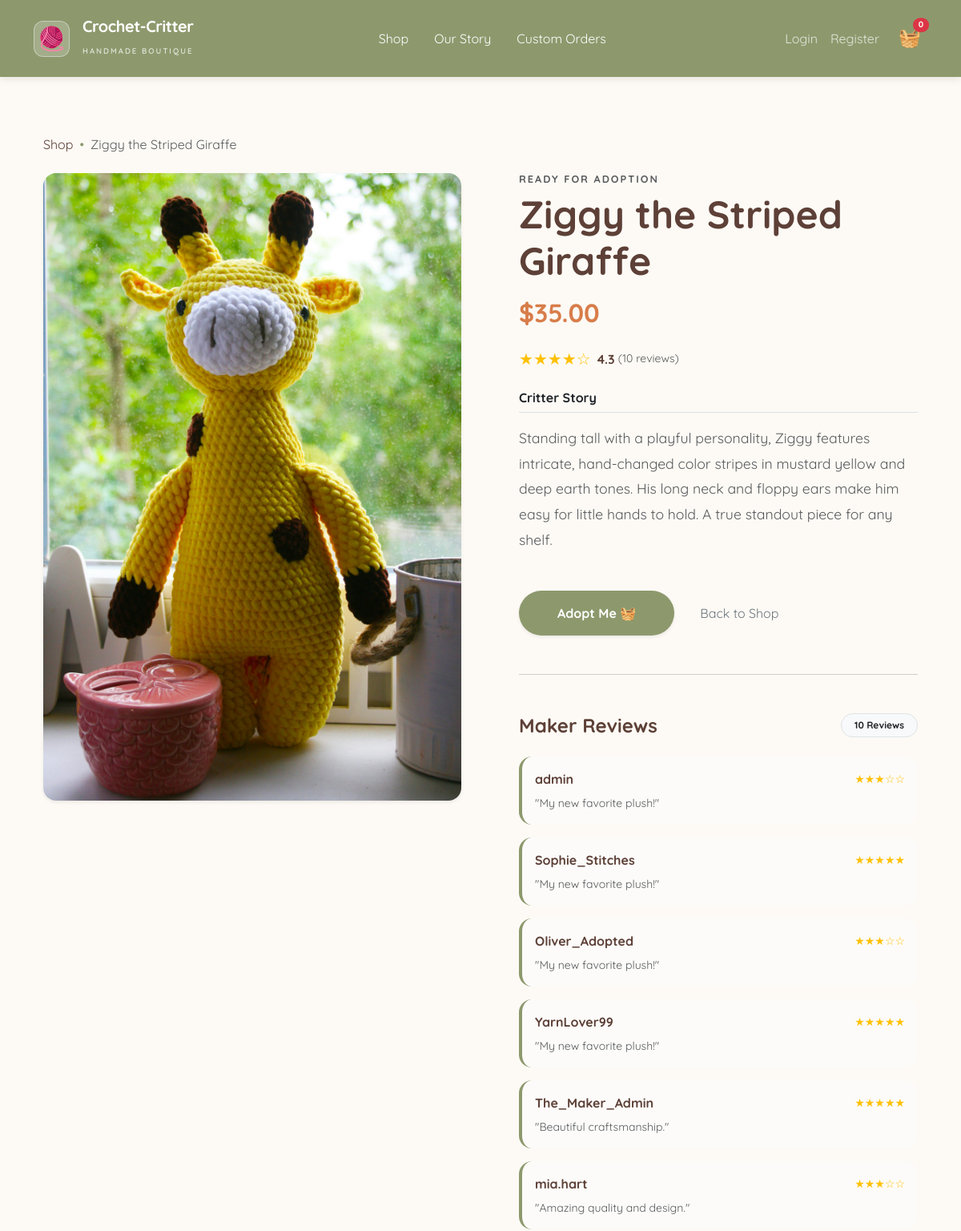
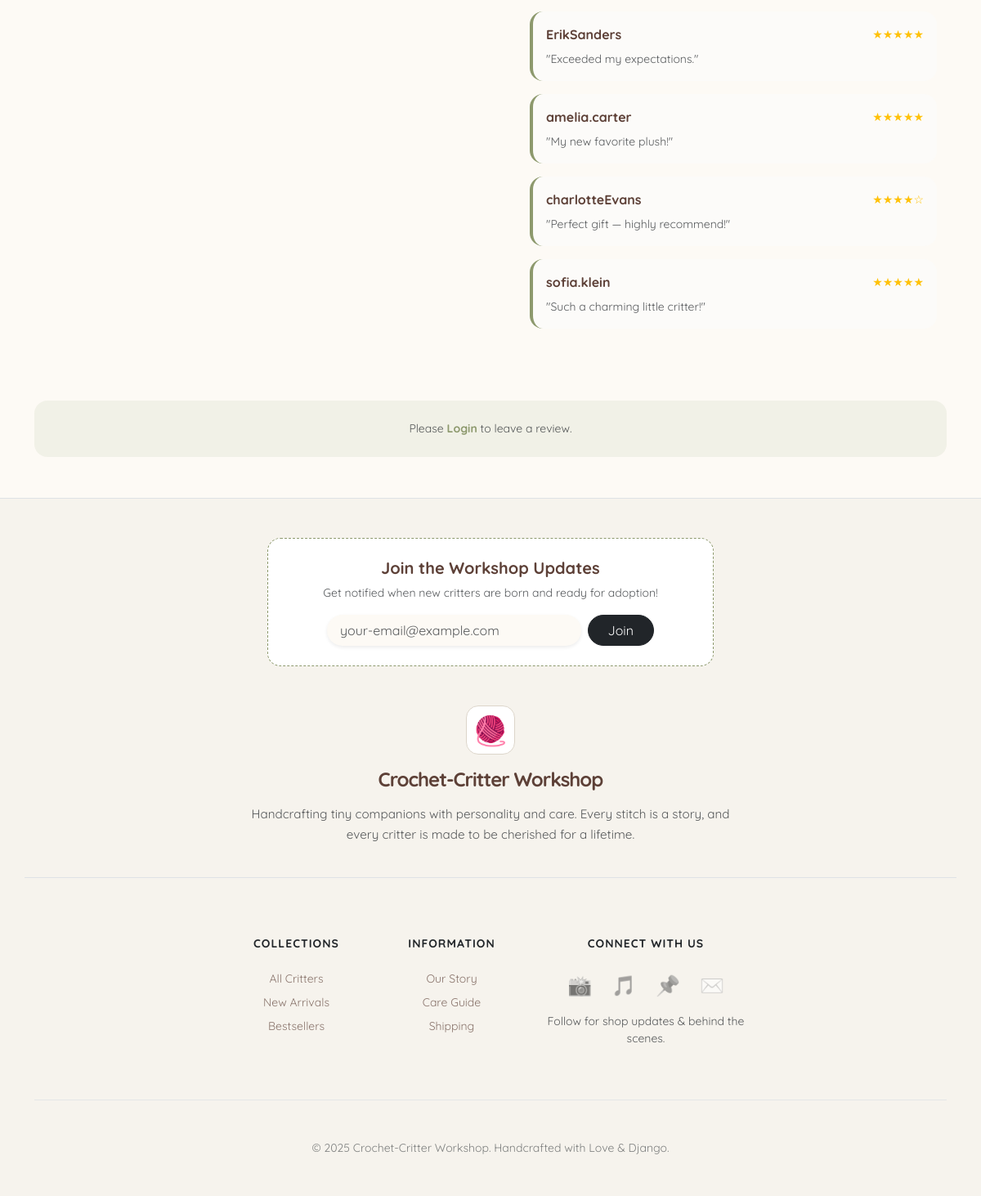
/critter/3/, run on the app's committed database (2 pictures, top to bottom).
### products/models.py (models this page shows, shortened)
class Critter(models.Model):
    name = models.CharField(max_length=200)
    description = models.TextField()
    price = models.DecimalField(max_digits=6, decimal_places=2)
    image = models.ImageField(upload_to='critters/')
    created_at = models.DateTimeField(auto_now_add=True)

class Review(models.Model):
    critter = models.ForeignKey(Critter, on_delete=models.CASCADE, related_name='reviews')
    user = models.ForeignKey(User, on_delete=models.CASCADE)
    rating = models.IntegerField(default=5)
    comment = models.TextField()
    created_at = models.DateTimeField(auto_now_add=True)

### products/views.py (the view)
# urls.py: path('critter/<int:critter_id>/', views.critter_detail, name='critter_detail'),
def critter_detail(request, critter_id):
    critter = get_object_or_404(Critter, id=critter_id)
    average_data = critter.reviews.aggregate(Avg('rating'))
    average_rating = average_data['rating__avg'] or 0
    review_count = critter.reviews.count()
    context = {
        'critter': critter,
        'average_rating': round(average_rating, 1),
        'review_count': review_count,
    }
    return render(request, 'products/critter_detail.html', context)

### products/cart.py (called while the page is built)
    def __len__(self):
        return sum(item['quantity'] for item in self.cart.values())

    def get_total_price(self):
        return sum(Decimal(item['price']) * item['quantity'] for item in self.cart.values())

### products/context_processors.py (called while the page is built)
def cart(request):
    cart = Cart(request)
    return {
        'cart': cart,
        'cart_items_count': len(cart),
        'cart_total_price': cart.get_total_price()
    }

### products/templates/products/critter_detail.html (shortened to what this page needs)
{% extends 'products/base.html' %}
{% block content %}
  <div class="container py-4">
    <nav aria-label="breadcrumb" class="mb-4">
      <ol class="breadcrumb">
        <li class="breadcrumb-item">
          <a href="{% url 'home' %}" class="footer-link" style="opacity: 1;">Shop</a>
        </li>
        <li class="breadcrumb-item active" aria-current="page">{{ critter.name }}</li>
      </ol>
    </nav>
    <div class="row g-5">
      <div class="col-md-6">
        <div class="card border-0 shadow-sm rounded-4 overflow-hidden">
          {% if critter.image %}
            <img src="{{ critter.image.url }}" class="img-fluid" alt="{{ critter.name }}" style="width: 100%; height: auto; transition: transform 0.5s ease;" />
          {% else %}
            <div class="d-flex align-items-center justify-content-center bg-light" style="height: 400px;">
              <span class="text-muted">No Image Available</span>
            </div>
          {% endif %}
        </div>
      </div>
      <div class="col-md-6">
        <div class="ps-lg-4">
          <h6 class="text-uppercase fw-bold text-muted mb-2" style="letter-spacing: 2px; font-size: 0.8rem;">Ready for Adoption</h6>
          <h1 class="display-5 fw-bold mb-3" style="color: var(--cocoa-brown);">{{ critter.name }}</h1>
          <h2 class="mb-4 fw-bold" style="color: var(--terracotta);">${{ critter.price }}</h2>
          <div class="d-flex align-items-center mb-4">
            <div class="text-warning me-2">
              <span class="fs-5">
                {% if average_rating >= 4.5 %}
                  ★★★★★
                {% elif average_rating >= 3.5 %}
                  ★★★★☆
                {% elif average_rating >= 2.5 %}
                  ★★★☆☆
                {% else %}
                  ★★☆☆☆
                {% endif %}
              </span>
            </div>
            <span class="fw-bold me-1">{{ average_rating }}</span>
            <span class="text-muted small">({{ review_count }} reviews)</span>
          </div>
          <div class="description-box mb-5">
            <h6 class="fw-bold text-dark border-bottom pb-2 mb-3">Critter Story</h6>
            <p class="text-muted" style="line-height: 1.8; font-size: 1.1rem;">{{ critter.description }}</p>
          </div>
          <div class="d-grid gap-2 d-md-flex justify-content-md-start mb-5">
            <form action="{% url 'cart_add' critter.id %}" method="POST">
              <button type="submit" class="btn btn-custom-shop rounded-pill px-5 py-3 fw-bold shadow-sm">Adopt Me 🧺</button>
            </form>
            <a href="{% url 'home' %}" class="btn btn-outline-secondary rounded-pill px-4 py-3 border-0">Back to Shop</a>
          </div>
          <hr class="my-5 opacity-10" />
          <div class="reviews-section">
            <div class="d-flex align-items-center justify-content-between mb-4">
              <h4 class="fw-bold mb-0">Maker Reviews</h4>
              <span class="badge rounded-pill bg-light text-dark border p-2 px-3">{{ critter.reviews.all|length }} Reviews</span>
            </div>
            {% for review in critter.reviews.all %}
              <div class="review-card p-3 rounded-4 mb-3" style="background-color: #fcfbf9; border-left: 4px solid var(--sage-green);">
                <div class="d-flex justify-content-between align-items-center mb-2">
                  <span class="fw-bold" style="color: var(--cocoa-brown);">{{ review.user.username }}</span>
                  <span class="text-warning small">
                    {% if review.rating == 5 %}
                      ★★★★★
                    {% elif review.rating == 4 %}
                      ★★★★☆
                    {% else %}
                      ★★★☆☆
                    {% endif %}
                  </span>
                </div>
                <p class="small text-muted mb-0 italic">"{{ review.comment }}"</p>
              </div>
            {% empty %}
              <div class="text-center p-5 rounded-4 border-dashed" style="border: 2px dashed #ddd;">
                <p class="text-muted mb-0">Be the first to share your thoughts on {{ critter.name }}!</p>
              </div>
            {% endfor %}
          </div>
        </div>
      </div>
    </div>
  </div>
  {% if user.is_authenticated %}
    <div class="mt-5 p-4 rounded-4" style="background-color: white; border: 1px solid #eee;">
      <h5 class="fw-bold mb-3" style="color: var(--cocoa-brown);">Leave a Review</h5>
      <form method="POST" action="{% url 'add_review' critter.id %}">
        {% csrf_token %}
        <div class="mb-3">
          <label class="form-label small fw-bold">Rating</label>
          <select name="rating" class="form-select rounded-pill border-0 shadow-sm" style="background-color: var(--cream-puff);">
            <option value="5">★★★★★ (Excellent)</option>
            <option value="4">★★★★☆ (Great)</option>
            <option value="3">★★★☆☆ (Good)</option>
            <option value="2">★★☆☆☆ (Fair)</option>
            <option value="1">★☆☆☆☆ (Poor)</option>
          </select>
        </div>
        <div class="mb-3">
          <label class="form-label small fw-bold">Your Thoughts</label>
          <textarea name="comment" class="form-control rounded-4 border-0 shadow-sm" rows="3" placeholder="Tell us about your new friend..." style="background-color: var(--cream-puff);"></textarea>
        </div>
        <button type="submit" class="btn btn-custom-shop rounded-pill px-4">Post Review</button>
      </form>
    </div>
  {% else %}
    <div class="mt-5 p-4 text-center rounded-4" style="background-color: rgba(141, 153, 109, 0.1);">
      <p class="mb-0 small text-muted">
        Please <a href="{% url 'login' %}" class="fw-bold text-decoration-none" style="color: var(--sage-green);">Login</a> to leave a review.
      </p>
    </div>
  {% endif %}
{% endblock %}

### products/templates/products/base.html (style rules this page uses)
:root { --sage-green: #8d996d; --cocoa-brown: #5d4037; --cream-puff: #fdfaf5; --terracotta: #d87d4a; }
body { background-color: var(--cream-puff); color: var(--cocoa-brown); font-family: 'Quicksand', sans-serif; display: flex; flex-direction: column; min-height: 100vh; }
.btn-custom-shop { background-color: var(--sage-green); color: white; border: none; transition: all 0.3s ease; }
.footer-link { text-decoration: none; color: var(--cocoa-brown); opacity: 0.7; transition: all 0.3s ease; }

### products/templates/products/critter_detail.html (style rules this page uses)
.breadcrumb-item + .breadcrumb-item::before { content: '•'; color: var(--sage-green); }

### data on the page
Critter: name "Ziggy the Striped Giraffe", image (picture), price "35.00", description "Standing tall with a playful personality, Ziggy features intricate, hand-changed color stripes in mustard yellow and deep earth tones. His long neck and floppy ears make him easy for little hands to hold. A true standout piece for any shelf.", reviews.all|length "10"
Review: user.username "admin", comment "My new favorite plush!"
Review: user.username "Sophie_Stitches", comment "My new favorite plush!"
Review: user.username "Oliver_Adopted", comment "My new favorite plush!"
Review: user.username "YarnLover99", comment "My new favorite plush!"
Review: user.username "The_Maker_Admin", comment "Beautiful craftsmanship."
Review: user.username "mia.hart", comment "Amazing quality and design."
Review: user.username "ErikSanders", comment "Exceeded my expectations."
Review: user.username "amelia.carter", comment "My new favorite plush!"
Review: user.username "charlotteEvans", comment "Perfect gift — highly recommend!"
Review: user.username "sofia.klein", comment "Such a charming little critter!"

### other printed values
{{ cart_items_count }} "0"
{{ average_rating }} "4.3"
{{ review_count }} "10"
